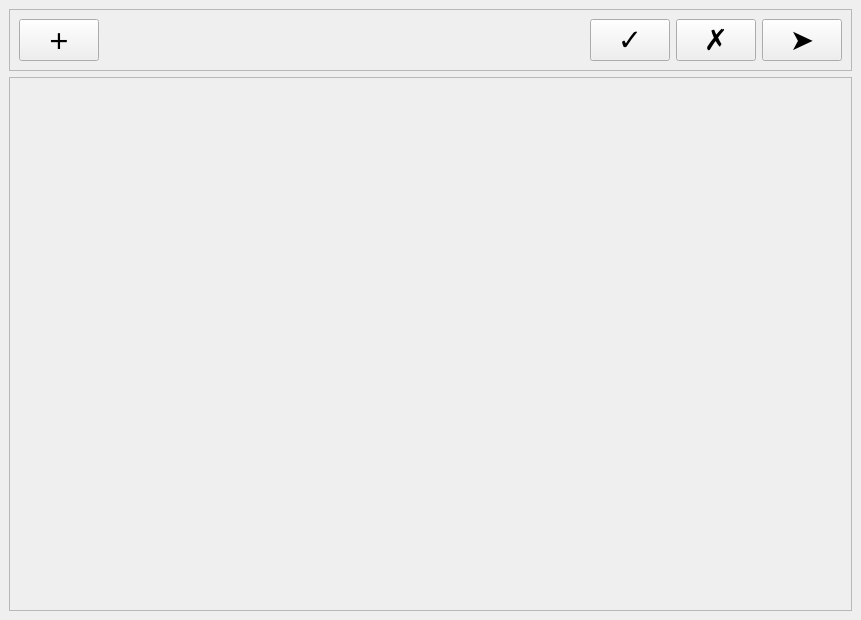
<?xml version="1.0" encoding="UTF-8"?>
<ui version="4.0">
 <class>Dashboard</class>
 <widget class="QMainWindow" name="Dashboard">
  <property name="geometry">
   <rect>
    <x>0</x>
    <y>0</y>
    <width>861</width>
    <height>620</height>
   </rect>
  </property>
  <property name="windowTitle">
   <string>Dashboard</string>
  </property>
  <widget class="QWidget" name="centralwidget">
   <layout class="QVBoxLayout" name="verticalLayout_4">
    <item>
     <widget class="QFrame" name="frame">
      <property name="minimumSize">
       <size>
        <width>200</width>
        <height>60</height>
       </size>
      </property>
      <property name="frameShape">
       <enum>QFrame::StyledPanel</enum>
      </property>
      <property name="frameShadow">
       <enum>QFrame::Raised</enum>
      </property>
      <layout class="QHBoxLayout" name="horizontalLayout">
       <item alignment="Qt::AlignBottom">
        <widget class="QPushButton" name="newNote">
         <property name="font">
          <font>
           <family>Garuda</family>
           <pointsize>18</pointsize>
           <weight>50</weight>
           <bold>false</bold>
          </font>
         </property>
         <property name="toolTip">
          <string>Add a new note</string>
         </property>
         <property name="text">
          <string>🞤</string>
         </property>
        </widget>
       </item>
       <item>
        <spacer name="horizontalSpacer">
         <property name="orientation">
          <enum>Qt::Horizontal</enum>
         </property>
         <property name="sizeHint" stdset="0">
          <size>
           <width>40</width>
           <height>20</height>
          </size>
         </property>
        </spacer>
       </item>
       <item>
        <widget class="QPushButton" name="saveAll">
         <property name="sizePolicy">
          <sizepolicy hsizetype="Fixed" vsizetype="Fixed">
           <horstretch>0</horstretch>
           <verstretch>0</verstretch>
          </sizepolicy>
         </property>
         <property name="font">
          <font>
           <pointsize>22</pointsize>
           <weight>50</weight>
           <bold>false</bold>
          </font>
         </property>
         <property name="toolTip">
          <string>Save all notes</string>
         </property>
         <property name="text">
          <string>✓</string>
         </property>
        </widget>
       </item>
       <item>
        <widget class="QPushButton" name="remove">
         <property name="sizePolicy">
          <sizepolicy hsizetype="Fixed" vsizetype="Fixed">
           <horstretch>0</horstretch>
           <verstretch>0</verstretch>
          </sizepolicy>
         </property>
         <property name="font">
          <font>
           <pointsize>22</pointsize>
           <weight>50</weight>
           <bold>false</bold>
          </font>
         </property>
         <property name="toolTip">
          <string>Remove current note</string>
         </property>
         <property name="text">
          <string>✗</string>
         </property>
        </widget>
       </item>
       <item>
        <widget class="QPushButton" name="open">
         <property name="sizePolicy">
          <sizepolicy hsizetype="Fixed" vsizetype="Fixed">
           <horstretch>0</horstretch>
           <verstretch>0</verstretch>
          </sizepolicy>
         </property>
         <property name="font">
          <font>
           <pointsize>22</pointsize>
           <weight>50</weight>
           <bold>false</bold>
          </font>
         </property>
         <property name="toolTip">
          <string>Open current note in a new window</string>
         </property>
         <property name="text">
          <string>➤</string>
         </property>
        </widget>
       </item>
      </layout>
     </widget>
    </item>
    <item>
     <widget class="QScrollArea" name="scrollArea">
      <property name="widgetResizable">
       <bool>true</bool>
      </property>
      <widget class="QWidget" name="scrollAreaWidgetContents">
       <property name="geometry">
        <rect>
         <x>0</x>
         <y>0</y>
         <width>845</width>
         <height>519</height>
        </rect>
       </property>
       <layout class="QGridLayout" name="gridLayout_2"/>
      </widget>
     </widget>
    </item>
   </layout>
  </widget>
 </widget>
 <resources/>
 <connections/>
</ui>
